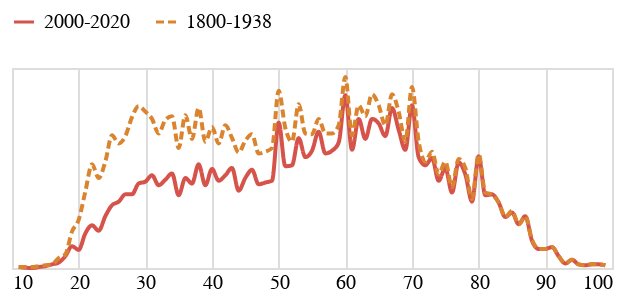

The notebook cell saved with this chart:
### Code cell
tvar1 = alt.Chart(do_grafu_basnici.to_pandas(), width=300, height=100).mark_line(interpolate="monotone").encode(
    alt.X('vek:Q').axis(domain=False, tickSize=0, title=None),
    alt.Y('len:Q').stack('zero').axis(None),
    alt.Color('obdobi:N', sort=['2000-2020','1800-1838'], scale=alt.Scale(range=['#D6534B', '#DB842F']), legend=alt.Legend(title=None, orient="top")),
    alt.StrokeDash('obdobi:N', sort=['2000-2020','1800-1838'], legend=None)
)

tvar1

### Figure 1 — Vega-Lite specification as saved in the notebook (floating-point values rounded to 4 significant figures; data arrays with more than 128 entries replaced by an {"elided": "..."} marker saying what was removed)
{"config": {"title": {"font": "Noticia Text", "fontSize": 14, "anchor": "start", "fontWeight": "bolder", "subtitleFont": "Noticia Text", "subtitleLineHeight": 18, "subtitleFontSize": 12, "subtitleFontWeight": "normal", "subtitlePadding": 10, "dy": -12}, "axis": {"labelFont": "Asap", "titleFont": "Asap", "fontWeight": "lighter", "titleFontWeight": "lighter", "labelFontSize": 10, "titleFontSize": 10, "labelPadding": 2, "titlePadding": 10}, "legend": {"labelFont": "Asap", "labelFontWeight": "normal", "titleFont": "Asap", "titleFontWeight": "normal", "labelFontSize": 10, "titleFontSize": 10}}, "data": {"name": "data-dc45d4b9e6cea4935f1383b62ac265f3"}, "mark": {"type": "line", "interpolate": "monotone"}, "encoding": {"color": {"field": "obdobi", "legend": {"orient": "top", "title": null}, "scale": {"range": ["#D6534B", "#DB842F"]}, "sort": ["2000-2020", "1800-1838"], "type": "nominal"}, "strokeDash": {"field": "obdobi", "legend": null, "sort": ["2000-2020", "1800-1838"], "type": "nominal"}, "x": {"axis": {"domain": false, "tickSize": 0, "title": null}, "field": "vek", "type": "quantitative"}, "y": {"axis": null, "field": "len", "stack": "zero", "type": "quantitative"}}, "height": 100, "width": 300, "$schema": "https://vega.github.io/schema/vega-lite/v5.8.0.json", "datasets": {"data-dc45d4b9e6cea4935f1383b62ac265f3": {"elided": "157 records"}}}
